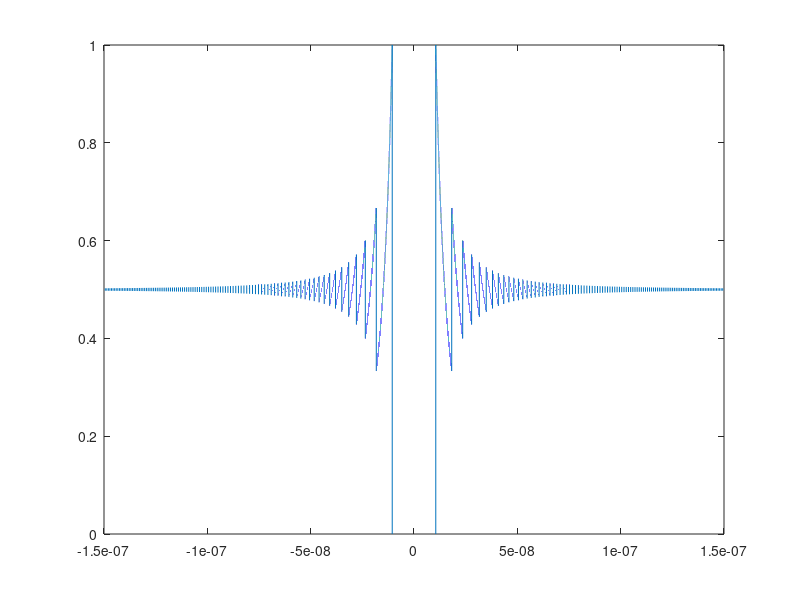

Here is the MATLAB script that generated this plot:
% Scripts para ver errores

clear all; close all; clc;

F = @(x) (1-cos(x))./x.^2;

% fplot(F, [-1*1e-6,1*1e-6])

b = 1.5*1e-7
a = -b

d = (b-a)/1e6;

x = a:d:b;

plot(x,F(x))

% pause
% 
% % Ha llegado al error de la maquina
% 
% x = 2*1e-8;
% 
% c = cos(x);
% 
% num = 1-c
% eps
% f = num/x^2
% 
% % Ha llegado a la mitad del error de la maquina
% 
% x = 1.82*1e-8;
% 
% c = cos(x);
% 
% num = 1-c
% eps
% f = num/x^2
% 
% % Ha llegado a cero
% 
% x = 1*1e-8;
% 
% c = cos(x);
% 
% num = 1-c
% eps
% f = num/x^2